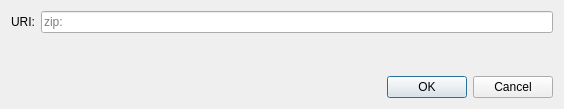
<?xml version="1.0" encoding="UTF-8"?>
<ui version="4.0">
 <class>OpenURIDialog</class>
 <widget class="QDialog" name="OpenURIDialog">
  <property name="geometry">
   <rect>
    <x>0</x>
    <y>0</y>
    <width>564</width>
    <height>109</height>
   </rect>
  </property>
  <property name="windowTitle">
   <string>Open URI</string>
  </property>
  <layout class="QVBoxLayout" name="verticalLayout">
   <item>
    <layout class="QHBoxLayout" name="horizontalLayout">
     <item>
      <widget class="QLabel" name="label">
       <property name="text">
        <string>URI:</string>
       </property>
      </widget>
     </item>
     <item>
      <widget class="QValidatedLineEdit" name="uriEdit">
       <property name="placeholderText">
        <string notr="true">zip:</string>
       </property>
      </widget>
     </item>
    </layout>
   </item>
   <item>
    <spacer name="verticalSpacer">
     <property name="orientation">
      <enum>Qt::Vertical</enum>
     </property>
     <property name="sizeHint" stdset="0">
      <size>
       <width>20</width>
       <height>40</height>
      </size>
     </property>
    </spacer>
   </item>
   <item>
    <widget class="QDialogButtonBox" name="buttonBox">
     <property name="orientation">
      <enum>Qt::Horizontal</enum>
     </property>
     <property name="standardButtons">
      <set>QDialogButtonBox::Cancel|QDialogButtonBox::Ok</set>
     </property>
    </widget>
   </item>
  </layout>
 </widget>
 <customwidgets>
  <customwidget>
   <class>QValidatedLineEdit</class>
   <extends>QLineEdit</extends>
   <header>qt/qvalidatedlineedit.h</header>
  </customwidget>
 </customwidgets>
 <resources/>
 <connections>
  <connection>
   <sender>buttonBox</sender>
   <signal>accepted()</signal>
   <receiver>OpenURIDialog</receiver>
   <slot>accept()</slot>
   <hints>
    <hint type="sourcelabel">
     <x>248</x>
     <y>254</y>
    </hint>
    <hint type="destinationlabel">
     <x>157</x>
     <y>274</y>
    </hint>
   </hints>
  </connection>
  <connection>
   <sender>buttonBox</sender>
   <signal>rejected()</signal>
   <receiver>OpenURIDialog</receiver>
   <slot>reject()</slot>
   <hints>
    <hint type="sourcelabel">
     <x>316</x>
     <y>260</y>
    </hint>
    <hint type="destinationlabel">
     <x>286</x>
     <y>274</y>
    </hint>
   </hints>
  </connection>
 </connections>
</ui>
